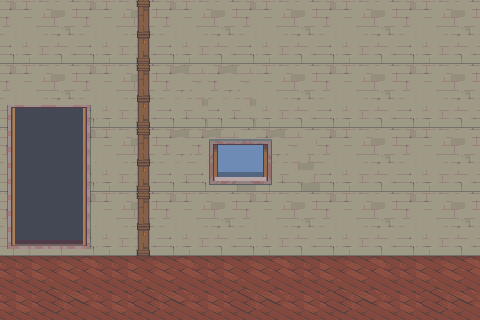

Rendered tile map (Tiled .tmx) drawn with the repository's tilesets; below, a short description and the map source with its tile grids summarised:
An orthogonal 30x20 tile map with 16x16 px tiles, 2 tile layers (Floors and wall, Window), 1 hidden layer not drawn, 7 tilesets and 13 objects.

<map version="1.10" tiledversion="1.12.1" orientation="orthogonal" renderorder="right-down" width="30" height="20" tilewidth="16" tileheight="16" infinite="0" nextlayerid="11" nextobjectid="24">
 <tileset firstgid="1" source="../tilesets/collision.tsx" />
 <tileset firstgid="1981" source="../tilesets/Interior.tsx" />
 <tileset firstgid="2813" source="../tilesets/cabinets_BA.tsx" />
 <tileset firstgid="2818" source="../tilesets/fixtures_BA.tsx" />
 <tileset firstgid="2820" source="../tilesets/cabinets.tsx" />
 <tileset firstgid="2826" source="../tilesets/windows_and_doors2.tsx" />
 <tileset firstgid="6922" source="../tilesets/HairDryerSetup.tsx" />
 <layer id="2" name="Floors and wall" width="30" height="20" locked="1">
  <data>[600 cells, 62 non-empty, 7 distinct tile ids]</data>
 </layer>
 <layer id="4" name="Window" width="30" height="20" locked="1">
  <data>[600 cells, 80 non-empty, 29 distinct tile ids]</data>
 </layer>
 <objectgroup id="3" name="Objects">
  <object id="1" gid="2815" x="165.667" y="275" width="70.6667" height="121.333" />
  <object id="3" gid="2819" x="185.833" y="278.833" width="108" height="72.6667" />
  <object id="4" gid="2822" x="192" y="269.5" width="96" height="60" />
 </objectgroup>
 <objectgroup id="10" name="HideTransformables" visible="0" locked="1">
  <object id="20" gid="6922" x="242.712" y="184.121" width="25.0076" height="18.3182" />
 </objectgroup>
 <objectgroup id="7" name="Transformables">
  <object id="17" x="164.891" y="183.414" width="37.1256" height="91.8072">
   <properties>
    <property name="formName" value="CabinetForm" />
   </properties>
  </object>
  <object id="22" x="242.712" y="165.542" width="24.75" height="18.75">
   <properties>
    <property name="formName" value="HairDryerForm" />
   </properties>
  </object>
 </objectgroup>
 <objectgroup id="8" name="NPC">
  <object id="18" x="340.618" y="265.489">
   <point />
  </object>
 </objectgroup>
 <layer id="1" name="Collision" width="30" height="20" visible="0" locked="1">
  <data>[600 cells, 96 non-empty, 48 distinct tile ids]</data>
 </layer>
 <objectgroup id="5" name="Collision Layer">
  <object id="10" x="0" y="0" width="480" height="16" />
  <object id="11" x="464" y="16" width="16" height="304" />
  <object id="13" x="0" y="275.886" width="464" height="44.1136" />
  <object id="14" x="0" y="16" width="16" height="288" />
  <object id="23" x="349" y="224.333" width="2.66667" height="49.5151" />
 </objectgroup>
 <objectgroup id="6" name="spawn" visible="0" locked="1">
  <object id="16" x="48" y="256">
   <point />
  </object>
 </objectgroup>
</map>
